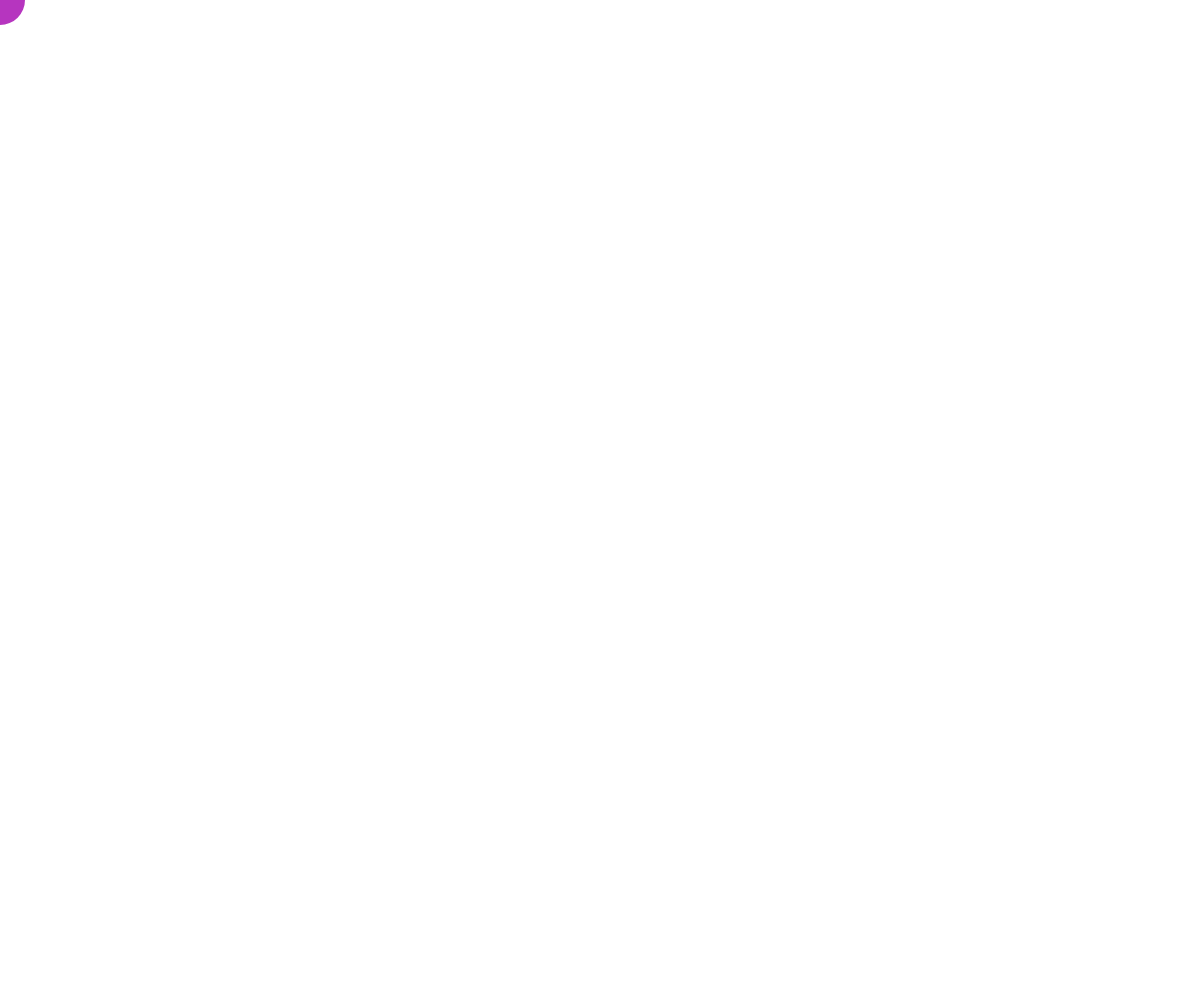
Frame 1 (no input)
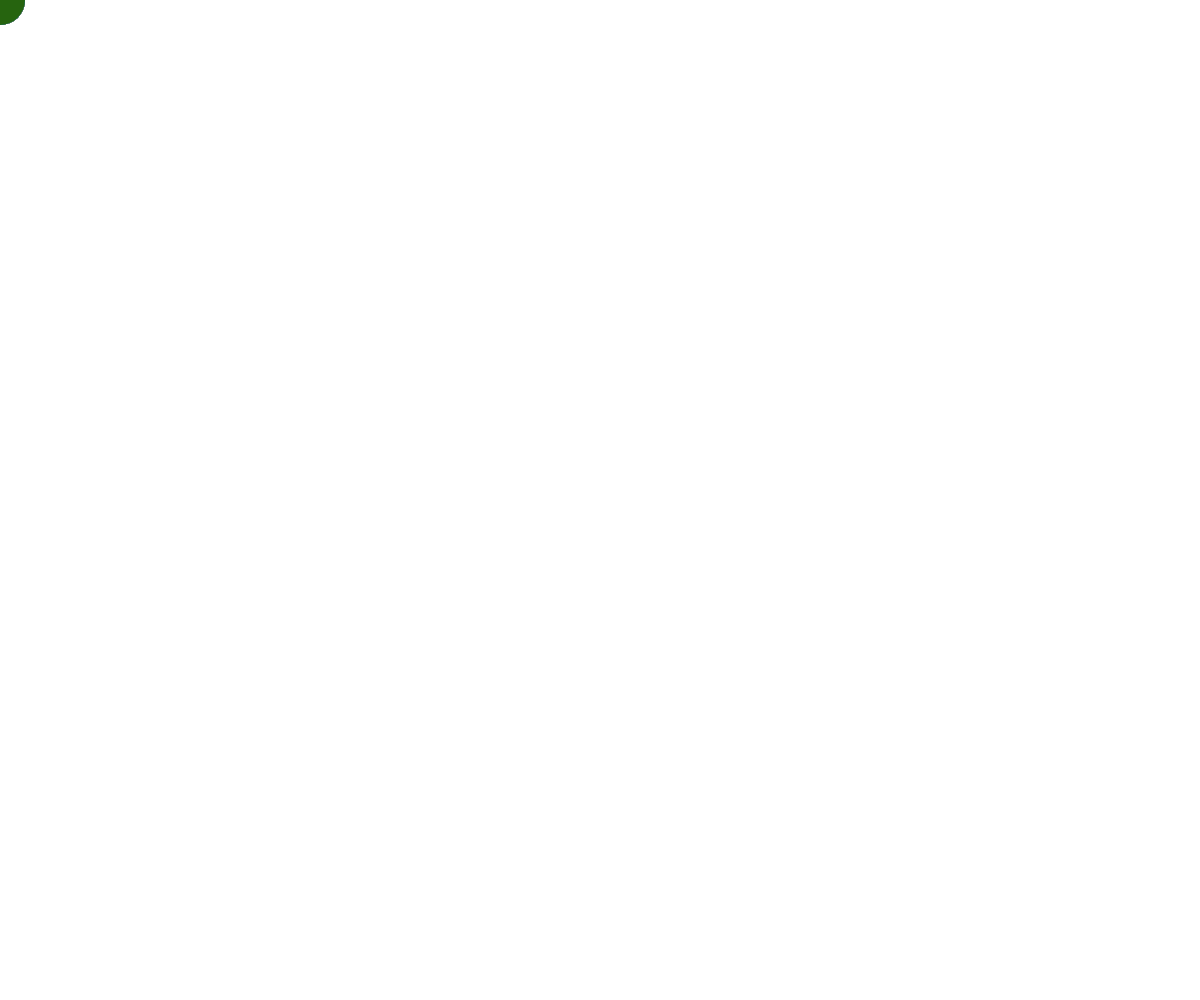
Frame 60 (no input)
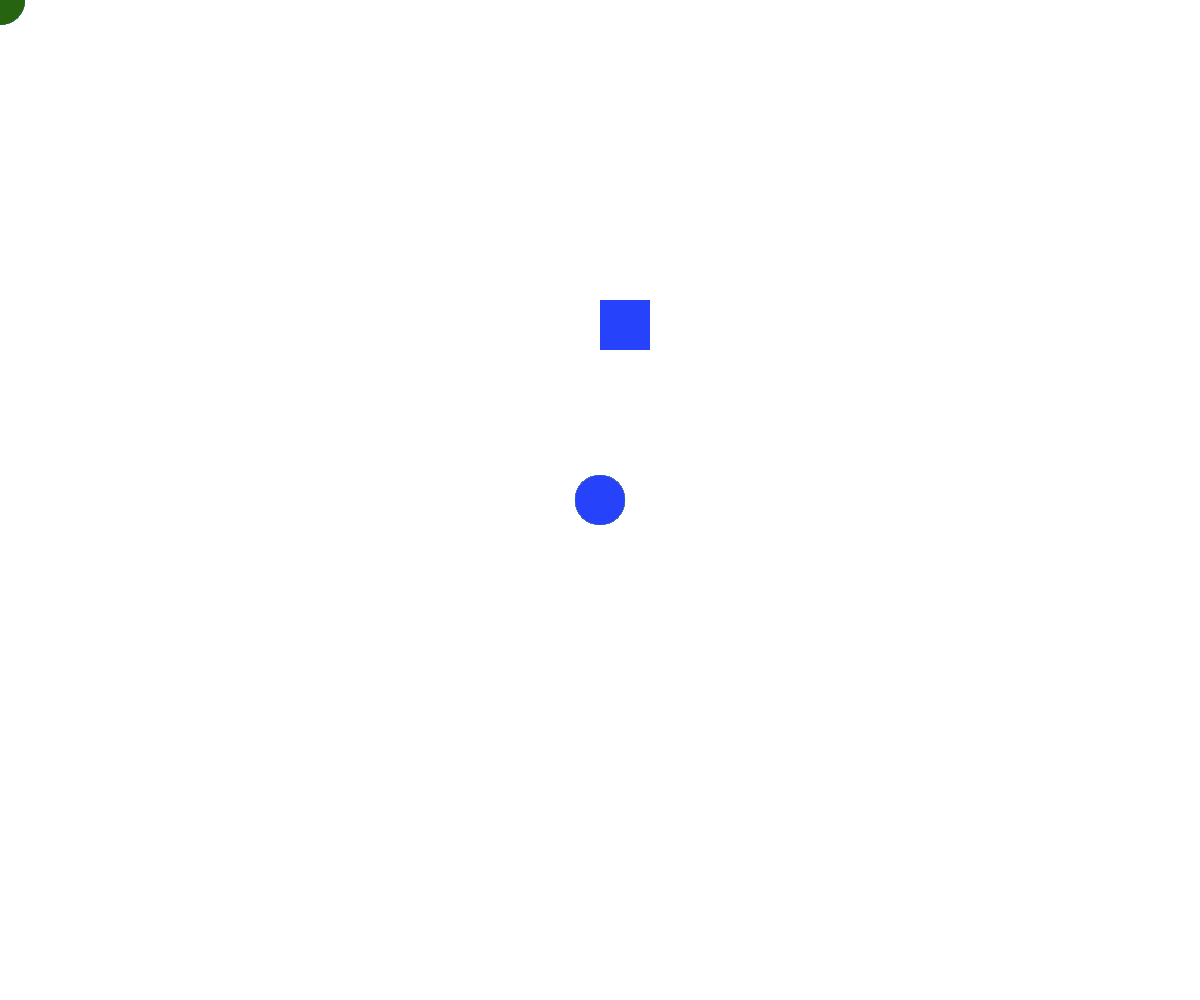
Frame 120 (the mouse pressed at the canvas centre since frame 60)

The p5.js sketch that drew these frames (run headless with seeded random() and noise() and a simulated clock; from frame 60 on, the mouse is pressed at the canvas centre):

// p5.js sketch
// ── sketch.js
// Object Intro
// Noah Flynn
// March 4th, 2018


let ball = {
  x: 200,
  y: 300,
  radius: 50,
};
let squares = {
  x: 300,
  y: 300,
  rectWidth: 50,
};



function setup() {
  createCanvas(windowWidth, windowHeight);
  background(255);
  noCursor();
}

function draw() {
  noStroke();
  fill(random(255), random(255), random(255));
  ball.x = mouseX;
  ball.y = mouseY;
  ellipse(ball.x, ball.y, ball.radius, ball.radius);
  squares.x = mouseX;
  squares.y = mouseY - 200;
  rect(squares.x, squares.y, squares.rectWidth, squares.rectWidth);
}
